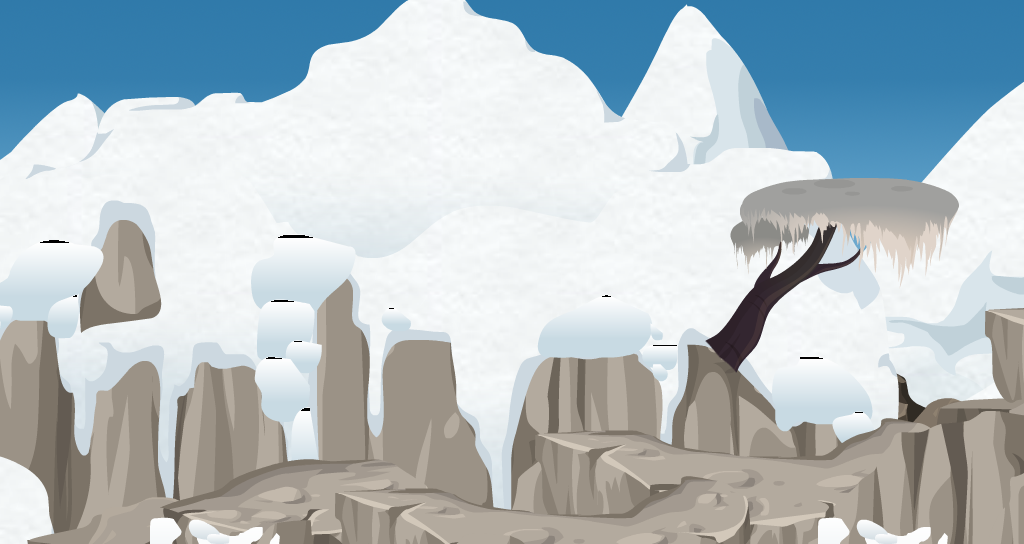

The image is a tile-based game level rendered from a .tmx file. Its description and source (layers, tilesets, objects; grid data summarised) follow:
An orthogonal 64x34 tile map with 16x16 px tiles, 1 tile layer (Слой тайлов 1).

<map version="1.4" tiledversion="1.4.3" orientation="orthogonal" renderorder="right-down" width="64" height="34" tilewidth="16" tileheight="16" infinite="0" nextlayerid="2" nextobjectid="1">
 <tileset firstgid="1" source="Merzlota.tsx" />
 <layer id="1" name="Слой тайлов 1" width="64" height="34">
  <data>[2176 cells, 2176 non-empty, 2176 distinct tile ids]</data>
 </layer>
</map>
